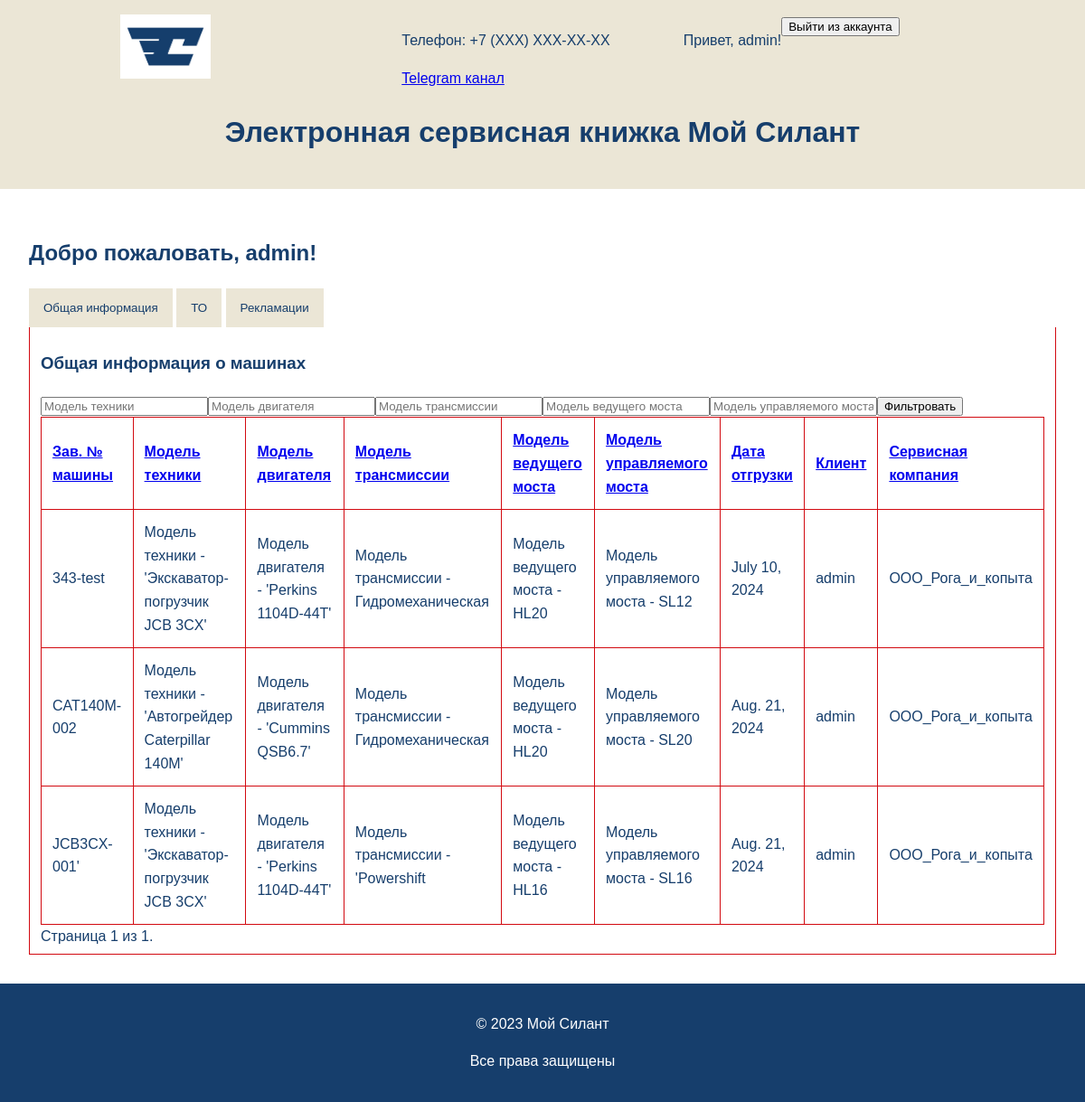
The page /authenticated/?sort=factory_number (signed in) on the database its author committed.
### cars/models.py (models this page shows, shortened)
class Car(models.Model):
    factory_number = models.CharField(max_length=255, unique=True, verbose_name="Зав. № машины")
    tech_model = models.ForeignKey(Reference, on_delete=models.SET_NULL, null=True, related_name='car_tech_models',
                                   limit_choices_to={'category': 'Модель техники'}, verbose_name="Модель техники")
    engine_model = models.ForeignKey(Reference, on_delete=models.SET_NULL, null=True, related_name='car_engine_models',
                                     limit_choices_to={'category': 'Модель двигателя'}, verbose_name="Модель двигателя")
    engine_number = models.CharField(max_length=255, verbose_name="Зав. № двигателя")
    transmission_model = models.ForeignKey(Reference, on_delete=models.SET_NULL, null=True,
                                           related_name='car_transmission_models',
                                           limit_choices_to={'category': 'Модель трансмиссии'}, verbose_name="Модель трансмиссии")
    transmission_number = models.CharField(max_length=255, verbose_name="Зав. № трансмиссии")
    drive_axle_model = models.ForeignKey(Reference, on_delete=models.SET_NULL, null=True,
                                         related_name='car_drive_axle_models',
                                         limit_choices_to={'category': 'Модель ведущего моста'}, verbose_name="Модель ведущего моста")
    drive_axle_number = models.CharField(max_length=255, verbose_name="Зав. № ведущего моста")
    steering_axle_model = models.ForeignKey(Reference, on_delete=models.SET_NULL, null=True,
                                            related_name='car_steering_axle_models',
                                            limit_choices_to={'category': 'Модель управляемого моста'}, verbose_name="Модель управляемого моста")
    steering_axle_number = models.CharField(max_length=255, verbose_name="Зав. № управляемого моста")
    supply_contract = models.CharField(max_length=255, verbose_name="Договор поставки №, дата")
    shipping_date = models.DateField(verbose_name="Дата отгрузки с завода")
    consignee = models.CharField(max_length=255, verbose_name="Грузополучатель (конечный потребитель)")
    delivery_address = models.CharField(max_length=255, verbose_name="Адрес поставки (эксплуатации)")
    equipment = models.TextField(verbose_name="Комплектация (доп. опции)")
    client = models.ForeignKey(User, on_delete=models.SET_NULL, null=True, related_name='client_cars', verbose_name="Клиент")
    service_company = models.ForeignKey(User, on_delete=models.SET_NULL, null=True, related_name='service_company_cars', verbose_name="Сервисная компания")

class Reference(models.Model):
    CATEGORIES = [
        ('Модель техники', 'Модель техники'),
        ('Модель двигателя', 'Модель двигателя'),
        ('Модель трансмиссии', 'Модель трансмиссии'),
        ('Модель ведущего моста', 'Модель ведущего моста'),
        ('Модель управляемого моста', 'Модель управляемого моста'),
        ('Вид ТО', 'Вид ТО'),
        ('Организация, проводившая ТО', 'Организация, проводившая ТО'),
        ('Узел отказа', 'Узел отказа'),
        ('Способ восстановления', 'Способ восстановления'),
    ]
    category = models.CharField(max_length=100, choices=CATEGORIES)
    name = models.CharField(max_length=200)
    description = models.TextField(blank=True)
    def __str__(self):
        return f"{self.category} - {self.name}"

### cars/views.py (the view)
# urls.py: path('authenticated/', views.authenticated_home, name='authenticated_home'),
@login_required(login_url='home')
def authenticated_home(request):
    user = request.user
    if user.groups.filter(name='Клиент').exists():
        cars = Car.objects.filter(client=user)
    elif user.groups.filter(name='Сервисная компания').exists():
        cars = Car.objects.filter(service_company=user)
    elif user.is_staff:
        cars = Car.objects.all()
    else:
        cars = Car.objects.none()
    maintenances = Maintenance.objects.filter(car__in=cars).order_by('-date')
    complaints = Complaint.objects.filter(car__in=cars).order_by('-failure_date')
    tech_model = request.GET.get('tech_model')
    engine_model = request.GET.get('engine_model')
    transmission_model = request.GET.get('transmission_model')
    drive_axle_model = request.GET.get('drive_axle_model')
    steering_axle_model = request.GET.get('steering_axle_model')
    active_tab = request.GET.get('active_tab', 'general')
    if active_tab == 'general':
        if tech_model:
            cars = cars.filter(tech_model__name__icontains=tech_model)
        if engine_model:
            cars = cars.filter(engine_model__name__icontains=engine_model)
        if transmission_model:
            cars = cars.filter(transmission_model__name__icontains=transmission_model)
        if drive_axle_model:
            cars = cars.filter(drive_axle_model__name__icontains=drive_axle_model)
        if steering_axle_model:
            cars = cars.filter(steering_axle_model__name__icontains=steering_axle_model)
    elif active_tab == 'maintenance':
        if tech_model:
            maintenances = maintenances.filter(car__tech_model__name__icontains=tech_model)
        if engine_model:
            maintenances = maintenances.filter(car__engine_model__name__icontains=engine_model)
    elif active_tab == 'complaints':
        if tech_model:
            complaints = complaints.filter(car__tech_model__name__icontains=tech_model)
        if engine_model:
            complaints = complaints.filter(car__engine_model__name__icontains=engine_model)
    sort_by = request.GET.get('sort', 'shipping_date')
    if sort_by.startswith('-'):
        cars = cars.order_by(F(sort_by[1:]).desc(nulls_last=True))
    else:
        cars = cars.order_by(F(sort_by).asc(nulls_last=True))
    paginator = Paginator(cars, 10)  # 10 машин на страницу
    page_number = request.GET.get('page')
    page_obj = paginator.get_page(page_number)
    return render(request, 'authenticated_home.html', {
        'page_obj': page_obj,
        'maintenances': maintenances,
        'complaints': complaints,
        'active_tab': active_tab
    })

### templates/authenticated_home.html (shortened to what this page needs)
{% extends 'base.html' %}
{% block content %}
    <h2>Добро пожаловать, {{ user.username }}!</h2>
    <div id="tabs">
        <button class="tab-button" onclick="openTab('general')">Общая информация</button>
        <button class="tab-button" onclick="openTab('maintenance')">ТО</button>
        <button class="tab-button" onclick="openTab('complaints')">Рекламации</button>
    </div>
    <div id="general" class="tab-content">
        <h3>Общая информация о машинах</h3>
        <table>
            <form method="get">
            <input type="text" name="tech_model" placeholder="Модель техники">
            <input type="text" name="engine_model" placeholder="Модель двигателя">
            <input type="text" name="transmission_model" placeholder="Модель трансмиссии">
            <input type="text" name="drive_axle_model" placeholder="Модель ведущего моста">
            <input type="text" name="steering_axle_model" placeholder="Модель управляемого моста">
            <button type="submit">Фильтровать</button>
            </form>
            <thead>
                <tr>
                    <th><a href="?sort=factory_number">Зав. № машины</a></th>
                    <th><a href="?sort=tech_model">Модель техники</a></th>
                    <th><a href="?sort=engine_model">Модель двигателя</a></th>
                    <th><a href="?sort=transmission_model">Модель трансмиссии</a></th>
                    <th><a href="?sort=drive_axle_model">Модель ведущего моста</a></th>
                    <th><a href="?sort=steering_axle_model">Модель управляемого моста</a></th>
                    <th><a href="?sort=shipping_date">Дата отгрузки</a></th>
                    <th><a href="?sort=client">Клиент</a></th>
                    <th><a href="?sort=service_company">Сервисная компания</a></th>
                </tr>
            </thead>
            <tbody>
                {% for car in page_obj %}
                    <tr onclick="location.href='{% url 'car_detail' car.id %}'">
                        <td>{{ car.factory_number }}</td>
                        <td>{{ car.tech_model }}</td>
                        <td>{{ car.engine_model }}</td>
                        <td>{{ car.transmission_model }}</td>
                        <td>{{ car.drive_axle_model }}</td>
                        <td>{{ car.steering_axle_model }}</td>
                        <td>{{ car.shipping_date }}</td>
                        <td>{{ car.client }}</td>
                        <td>{{ car.service_company }}</td>
                    </tr>
                {% endfor %}
            </tbody>
        </table>
        {% include 'pagination.html' %}
    </div>
{% endblock %}

### templates/base.html (shortened to what this page needs)
<!DOCTYPE html>
<html lang="ru">
<head>
    {% load static %}
    <link rel="stylesheet" href="{% static 'css/styles.css' %}">
</head>
<body>
<header style="display: flex; flex-direction: column;">
    <div style="display: flex; flex-direction: row; width: 80%;">
        <a href="{% url 'authenticated_home' %}" style="flex: 1; text-align: left;">
           <img src="{% static 'img/logo.jpg' %}" alt="Эмблема сайта" style="max-width: 100px; height: auto;">
        </a>
        <div style="flex: 1; ">
            <p>Телефон: +7 (XXX) XXX-XX-XX</p>
            <a href="https://t.me/your_channel">Telegram канал</a>
        </div>
        <div style="display: flex; flex: 1;">
            {% if user.is_authenticated %}
                <p>Привет, {{ user.username }}!</p>
                <form method="post" action="{% url 'logout' %}">
                    <button type="submit">Выйти из аккаунта</button>
                </form>
            {% endif %}
        </div>
    </div>
    <h1 style="text-align: center;">Электронная сервисная книжка Мой Силант</h1>
</header>
    <main>
        {% block content %}
        {% endblock %}
    </main>
    <footer>
        <p>© 2023 Мой Силант</p>
        <p>Все права защищены</p>
    </footer>
</body>
</html>

### static/css/styles.css (style rules this page uses)
body { font-family: 'PT Astra Sans', sans-serif; line-height: 1.6; margin: 0; padding: 0; color: #163E6C; }
header { background: #EBE6D6; padding: 1rem; display: flex; justify-content: space-between; align-items: center; }
header img { max-width: 100px; height: auto; }
main { padding: 2rem; }
footer { background: #163E6C; color: #fff; text-align: center; padding: 1rem; }
table { width: 100%; border-collapse: collapse; }
table, th, td { border: 1px solid #D20A11; }
th, td { padding: 12px; text-align: left; }
.tab-button { background-color: #EBE6D6; border: none; outline: none; cursor: pointer; padding: 14px 16px; transition: 0.3s; color: #163E6C; }
.tab-content { display: none; padding: 6px 12px; border: 1px solid #D20A11; border-top: none; }

### rows shown on the page
Car: factory_number "343-test", tech_model "Модель техники - 'Экскаватор-погрузчик JCB 3CX'", engine_model "Модель двигателя - 'Perkins 1104D-44T'", transmission_model "Модель трансмиссии - Гидромеханическая", drive_axle_model "Модель ведущего моста - HL20", steering_axle_model "Модель управляемого моста - SL12", shipping_date "July 10, 2024", client "admin", service_company "ООО_Рога_и_копыта"
Car: factory_number "CAT140M-002", tech_model "Модель техники - 'Автогрейдер Caterpillar 140M'", engine_model "Модель двигателя - 'Cummins QSB6.7'", transmission_model "Модель трансмиссии - Гидромеханическая", drive_axle_model "Модель ведущего моста - HL20", steering_axle_model "Модель управляемого моста - SL20", shipping_date "Aug. 21, 2024", client "admin", service_company "ООО_Рога_и_копыта"
Car: factory_number "JCB3CX-001'", tech_model "Модель техники - 'Экскаватор-погрузчик JCB 3CX'", engine_model "Модель двигателя - 'Perkins 1104D-44T'", transmission_model "Модель трансмиссии - 'Powershift", drive_axle_model "Модель ведущего моста - HL16", steering_axle_model "Модель управляемого моста - SL16", shipping_date "Aug. 21, 2024", client "admin", service_company "ООО_Рога_и_копыта"

### other values the page prints
{{ user.username }} "admin"
{{ page_obj.number }} "1"
{{ page_obj.paginator.num_pages }} "1"
